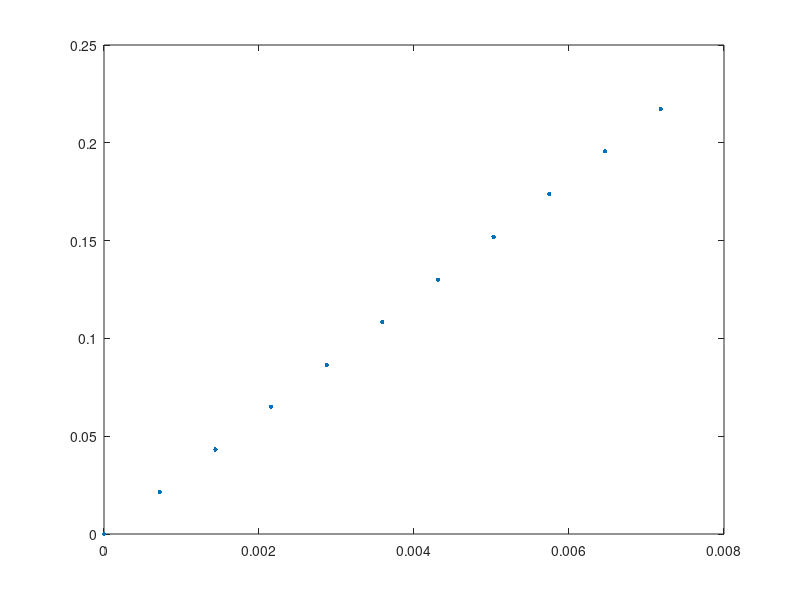

The MATLAB source for this figure: (Note: this script raises an error after producing the figure.)
Im=[0:50:500];
U=[0.0000 0.0214 0.0432 0.0650 0.0864 0.1085 0.1301 0.1520 0.1739 0.1956 0.2173];
fid=fopen('table3_1.tex','w+');
fprintf(fid,'\\begin{tabular}{|c|c|c|}\n');
fprintf(fid,'\\hline\n');
fprintf(fid,'& $I_M$ [mA] $\\pm$ 2\\%% [mA] & $U$ [V] $\\pm$ $0.05\\%%+6\\times10^{-3}$ [V] \\\\\n');
fprintf(fid,'\\hline\n');
for i=1:length(Im)
    fprintf(fid,'%d\t&\t%.3f\t&\t%.3f\t\\\\\n',i,Im(i),U(i));
    fprintf(fid,'\\hline\n');
end
fprintf(fid,'\\end{tabular}\n');
fclose(fid);
B=Im./100.*1.4366e-3;
plot(B,U,'.','Markersize',10);
[f,u]=fit(B',U','poly1');
hold on;
plot(f);
xlabel('B/T');
ylabel('U/V');
axis([0 8e-3 0 0.25]);
legend('data','fitted curve','Location','Northwest');
title(['$$K_h=' num2str(f.p1) '\pm' num2str(u.rmse) 'V/T$$'],'Interpreter','latex');
uncertainty(B,U,0.02,0,0.0005,6e-3,'b');
hold off;
saveas(gcf,'fig2.eps');
